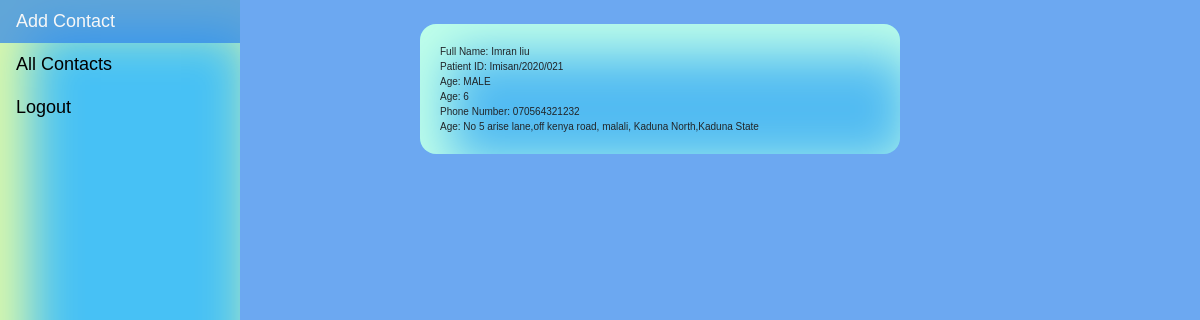
The app's page /view-contact/4/ (signed in) with its own data.
### contact/models.py (models this page shows, shortened)
class Contact(models.Model):
    SEX = (
        ("MALE", "Male"),
        ("FEMALE", "Female"),
    )
    full_name = models.CharField(
        max_length=200,
        null=True,
        help_text="Enter your First name, middle name then last name",
    )
    card_ID = models.CharField(max_length=100, null=True)
    age = models.PositiveIntegerField()
    sex = models.CharField(max_length=7, choices=SEX, blank=True)
    tel = models.CharField(max_length=300, null=True)
    address = models.TextField()
    date_created = models.DateTimeField(auto_now_add=True, auto_now=False)
    date_updated = models.DateTimeField(auto_now_add=False, auto_now=True)
    class Meta:
        ordering = ["-date_updated"]
        verbose_name = "Register"
        verbose_name_plural = "Contacts"

### contact/views.py (the view)
# urls.py: path("view-contact/<str:view>/", views.ViewDetail, name="view"),
def ViewDetail(request, view):
    view_detail = Contact.objects.filter(id=view)
    context = {
        "view":view_detail,
    }
    return render(request, "other/view.html", context)

### contact/templates/other/view.html (shortened to what this page needs)
{% extends 'base/home.html' %}
{% block content %}
{% if user.is_authenticated %}
<br>
<div class="form1">
    {% for i in view %}
    Full Name: {{i.full_name}}
    <br>
    Patient ID: {{i.card_ID}}
    <br>
    Age: {{i.sex}}
    <br>
    Age: {{i.age}}
    <br>
    Phone Number: {{i.tel}}
    <br>
    Age: {{i.address}}
    {% endfor %}
</div>
{% else %}
<div class="form1">
    Your are not authorized to view this page
</div>
{% endif %}
{% endblock %}

### static/css/index.css (style rules this page uses)
body { margin: 0; background-color:rgba(46, 132, 236, 0.7); }
.form1 { margin-left: 35%; width: 40%; border: 1px; padding: 20px; border-radius: 1rem; background-size: 10px; background-color: #4bc1f3cb; font-family:Verdana, Geneva, Tahoma, sans-serif; font-size:10px; font-weight:lighter; box-shadow: 20px 20px 50px 10px rgb(192, 255, 233) inset; }

### records on screen
Contact: full_name "Imran liu", card_ID "Imisan/2020/021", sex "MALE", age "6", tel "070564321232", address "No 5 arise lane,off kenya road, malali, Kaduna North,Kaduna State"
